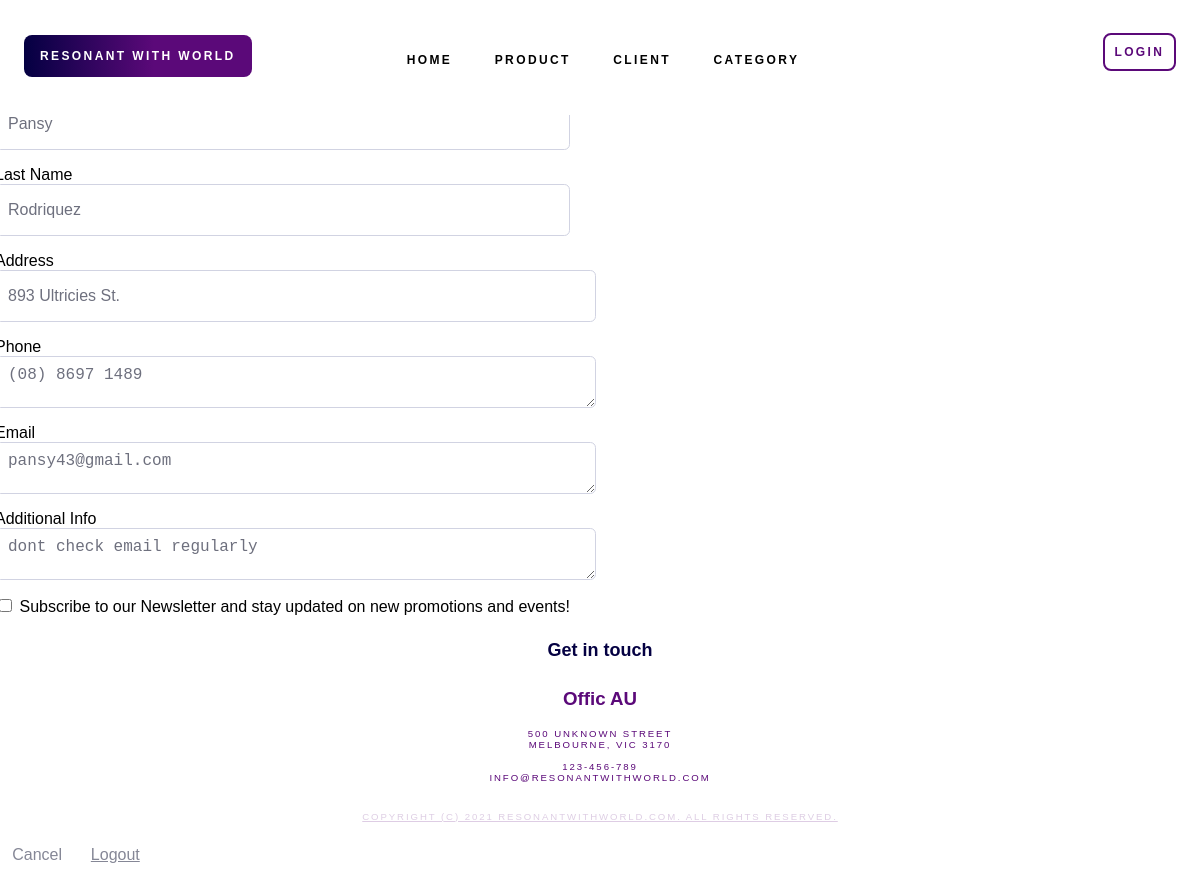
The app's page /client_detail.php?id=1 with its own data.
### tables this page shows
CREATE TABLE `client` (
  `client_id` int(11) NOT NULL,
  `client_fname` varchar(255) NOT NULL,
  `client_lname` varchar(255) NOT NULL,
  `client_address` varchar(255) NOT NULL,
  `client_phone` varchar(16) NOT NULL,
  `client_email` varchar(255) NOT NULL,
  `client_subscribed` tinyint(1) NOT NULL,
  `client_other_information` text DEFAULT NULL
);

### client_detail.php (the view, shortened to what this page needs)
<?php
require('TopMenu.php');
if (isset($_GET['id'])) {
    $stmt = $dbh->prepare("SELECT * FROM `client` WHERE `client_id` = ?");
    if ($stmt->execute([$_GET['id']])) {
        if ($stmt->rowCount() == 1) {
            $client = $stmt->fetchObject();
        }
    }
}
?>
    <div class="container-fluid">
        <h1 class="h3 mb-2 text-gray-800 pb-2">Details of client #<?= $client->client_id ?></h1>
        <div class="form-row">
                <div class="form-group">
                    <label for="clientFName">First Name</label>
                    <div class="input-group">
                    <input type="text" class="form-control" readonly id="client_fname" name="client_fname" maxlength="255" required value="<?= empty($_POST['client_fname']) ? $client->client_fname : $_POST['client_fname'] ?>">
                    </div>
                </div>
                <div class="form-group">
                    <label for="clientLName">Last Name</label>
                    <div class="input-group">
                    <input type="text" class="form-control" readonly id="client_lname" name="client_lname" maxlength="255" required value="<?= empty($_POST['client_lname']) ? $client->client_lname : $_POST['client_lname'] ?>">
                    </div>
                </div>
                <div class="form-group">
                    <label for="clientAddress">Address</label>
                    <input type="text" class="form-control" readonly id="client_address" name="client_address" maxlength="255" required value="<?= empty($_POST['client_address']) ? $client->client_address : $_POST['client_address'] ?>">
                </div>
                <div class="form-group">
                    <label for="clientPhone">Phone</label>
                    <textarea class="form-control" readonly id="client_phone" name="client_phone" maxlength="64"><?= empty($_POST['client_phone']) ? $client->client_phone : $_POST['client_phone'] ?></textarea>
                </div>
                <div class="form-group">
                    <label for="clientPhone">Email</label>
                    <textarea class="form-control" readonly id="client_email" name="client_email" maxlength="64"><?= empty($_POST['client_phone']) ? $client->client_email : $_POST['client_phone'] ?></textarea>
                </div>
                <div class="form-group">
                    <label for="clientPhone">Additional Info</label>
                    <textarea class="form-control" readonly id="client_other_information" name="client_other_information" maxlength="64"><?= empty($_POST['client_phone']) ? $client->client_other_information : $_POST['client_phone'] ?></textarea>
                </div>
                <div class="form-group">
                <input type="checkbox" readonly id="client_subscribed" name="client_subscribed" value="<?= empty($_POST['client_subscribed']) ? $client->client_subscribed : $_POST['client_subscribed'] ?>">
                <label for="sub">Subscribe to our Newsletter and stay updated on new promotions and events!</label>
            </div>
    </div>
<?php require('footer.php'); ?>

### css/style.css (style rules this page uses)
html, body { height: 100%; }
body { margin: 0px; padding: 0px; font-family: 'Rubik', sans-serif; font-weight: 400; color: #000000; }
.form-group { margin-bottom: 1rem; }
.form-control { display: block; width: 100%; height: calc(1.5em + 0.75rem + 2px); padding: 0.375rem 0.75rem; font-size: 1rem; font-weight: 400; line-height: 1.5; color: #6e707e; background-color: #fff; background-clip: padding-box; border: 1px solid #d1d3e2; border-radius: 0.35rem; transition: border-color 0.15s ease-in-out, box-shadow 0.15s ease-in-out; }
.input-group { position: relative; display: flex; flex-wrap: wrap; align-items: stretch; width: 100%; }
.form-row { display: inline-block; flex-wrap: wrap; margin-right: -5px; margin-left: -5px; }

### records on screen
client: client_fname "Pansy", client_lname "Rodriquez", client_address "893 Ultricies St.", client_phone "(08) 8697 1489", client_email "pansy43@gmail.com", client_other_information "dont check email regularly"
